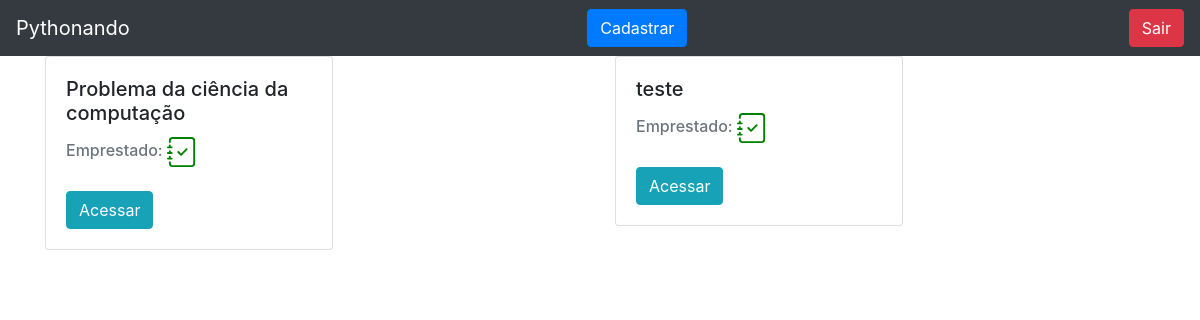
Screenshot of /livro/home/ (signed in) with the database file from the repository.
### livro/models.py (models this page shows, shortened)
class Livros(models.Model):
    nome = models.CharField(max_length = 100)
    autor = models.CharField(max_length = 30)
    co_autor = models.CharField(max_length = 30, blank = True)
    data_cadastro = models.DateField(default = date.today)
    emprestado = models.BooleanField(default = False)
    categoria = models.ForeignKey(Categoria, on_delete=models.DO_NOTHING)
    usuario = models.ForeignKey(Usuarios, on_delete=models.DO_NOTHING)
    class Meta:
        verbose_name = 'Livro'

### livro/views.py (the view)
# urls.py: path('home/', views.home, name='home'),
def home(request):
    if request.session.get('usuario'):
         usuario = Usuarios.objects.get(id = request.session['usuario'])
         status_categoria = request.GET.get('cadastro_categoria')
         livros = Livros.objects.filter(usuario = usuario)
         form = CadastroLivro()
         form_categoria = CategoriaLivro()
         usuarios = Usuarios.objects.all()
         form.fields['usuario'].initial = request.session['usuario']
         form.fields['categoria'].queryset = Categoria.objects.filter(usuario = usuario)
         livros_emprestar = Livros.objects.filter(usuario = usuario).filter(emprestado = False)
         return render(request, 'home.html', {'livros': livros,
                                             'usuario_logado': request.session.get('usuario'),
                                              'form': form,
                                              'form_categoria': form_categoria,
                                              'status_categoria': status_categoria,
                                              'usuarios': usuarios,
                                              'livros_emprestar': livros_emprestar})
    else:
         return redirect('/auth/login/?status=2')

### livro/models.py (called while the page is built)
    def __str__(self):
        return self.nome

### livro/templates/home.html (shortened to what this page needs)
{% extends 'base.html' %}
{% block 'conteudo' %}
<div class="container">
    <div class="row">
        {% for livro in livros %}
        <div class="col-md">
            <div class="card" style="width: 18rem;">
                <div class="card-body">
                  <h5 class="card-title">{{livro.nome}}</h5>
                  {% if livro.emprestado %}
                  <h6 class="card-subtitle mb-2 text-muted" style="display: inline;">Emprestado:</h6>
                  {% endif %}
                <br><br>
                  <a href="{% url 'ver_livro' livro.id%}" class="btn btn-info">Acessar</a>
                </div>
            </div>
        </div>
        {% endfor %}
    </div>
</div>
{% endblock %}

### rows the page displays
Livros: nome "Problema da ciência da computação", shows "Emprestado:", emprestado True (drawn)
Livros: nome "teste", shows "Emprestado:", emprestado True (drawn)
